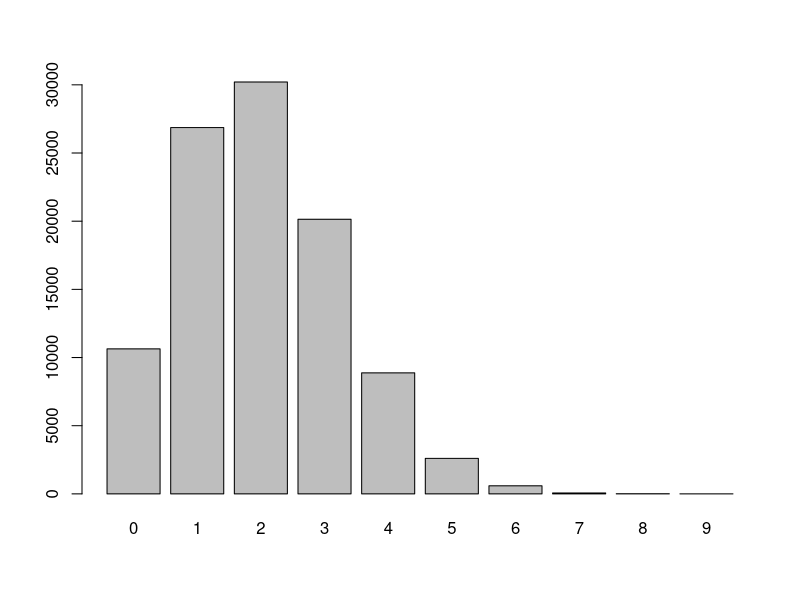
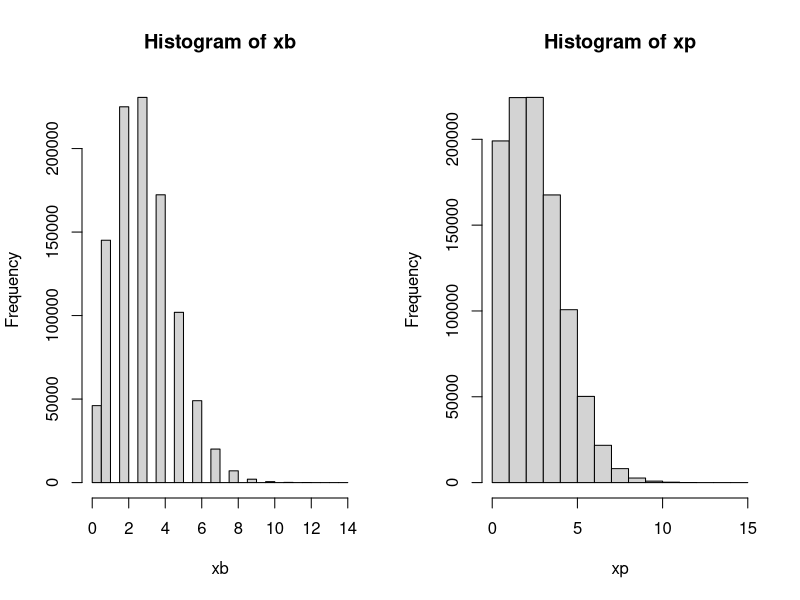

Recreate these plots in R, in order.
## ---- chunk 1
barplot(table(rbinom(100000,10,0.2)))
## ---- chunk 2
n<-60;p<-0.05
xb<-rbinom(10^6,n,p)
xp<-rpois(10^6,n*p)
par(mfrow=c(1,2))
hist(xb)
hist(xp)
summary(xb)
summary(xp)
